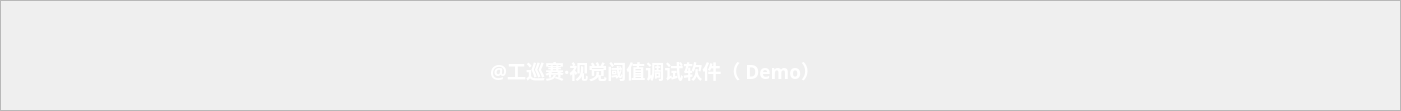
    <widget class="QFrame" name="frame_3">
     <property name="geometry">
      <rect>
       <x>0</x>
       <y>-10</y>
       <width>1401</width>
       <height>111</height>
      </rect>
     </property>
     <property name="styleSheet">
      <string notr="true">#frame_3{
	border-top-left-radius: 100px;
	border-top-right-radius: 100px;
	background-color:rgb(50, 50, 50);
}</string>
     </property>
     <property name="frameShape">
      <enum>QFrame::StyledPanel</enum>
     </property>
     <property name="frameShadow">
      <enum>QFrame::Raised</enum>
     </property>
     <widget class="QPushButton" name="button_small">
      <property name="geometry">
       <rect>
        <x>1220</x>
        <y>50</y>
        <width>41</width>
        <height>34</height>
       </rect>
      </property>
      <property name="styleSheet">
       <string notr="true">border:none;
padding-bottom:5px;</string>
      </property>
      <property name="text">
       <string/>
      </property>
      <property name="icon">
       <iconset resource="resource/res.qrc">
        <normaloff>:/images/image/green.png</normaloff>:/images/image/green.png</iconset>
      </property>
     </widget>
     <widget class="QPushButton" name="button_close">
      <property name="geometry">
       <rect>
        <x>1281</x>
        <y>50</y>
        <width>51</width>
        <height>34</height>
       </rect>
      </property>
      <property name="styleSheet">
       <string notr="true">border:none;
padding-bottom:5px;</string>
      </property>
      <property name="text">
       <string/>
      </property>
      <property name="icon">
       <iconset resource="resource/res.qrc">
        <normaloff>:/images/image/red.png</normaloff>:/images/image/red.png</iconset>
      </property>
     </widget>
     <widget class="QLabel" name="label">
      <property name="geometry">
       <rect>
        <x>490</x>
        <y>50</y>
        <width>641</width>
        <height>41</height>
       </rect>
      </property>
      <property name="font">
       <font>
        <family>华文仿宋</family>
       </font>
      </property>
      <property name="text">
       <string>&lt;html&gt;&lt;head/&gt;&lt;body&gt;&lt;p&gt;&lt;span style=&quot; font-size:14pt; font-weight:600; color:#ffffff;&quot;&gt;@工巡赛·视觉阈值调试软件（ Demo）&lt;/span&gt;&lt;/p&gt;&lt;/body&gt;&lt;/html&gt;</string>
      </property>
     </widget>
    </widget>
